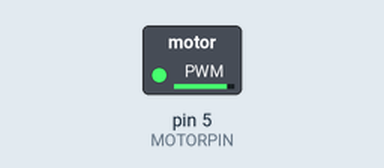
Recording of a sketch running on a simulated Arduino Uno, built with avr-gcc and run on an emulated ATmega328P. On the bench: switched loads named in the sketch (green lamp = pin HIGH).

Above: at 0.1 s.
Timing chart, 0 to 1.6 s (numbered marks = the images above):
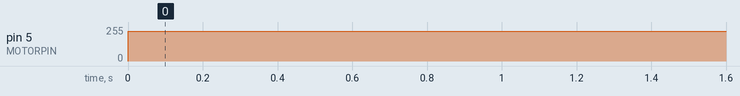

Measured:
- by itself, pin 5 (MOTORPIN): 0/255 → 225/255 at 0.00 s

The sketch:

motorwithdiote01.ino
```cpp
const int MOTORPIN = 5;

void setup() {
  pinMode(MOTORPIN, OUTPUT);

}

void loop() {
  int speed = 225;
  analogWrite(MOTORPIN, speed);

}
```
